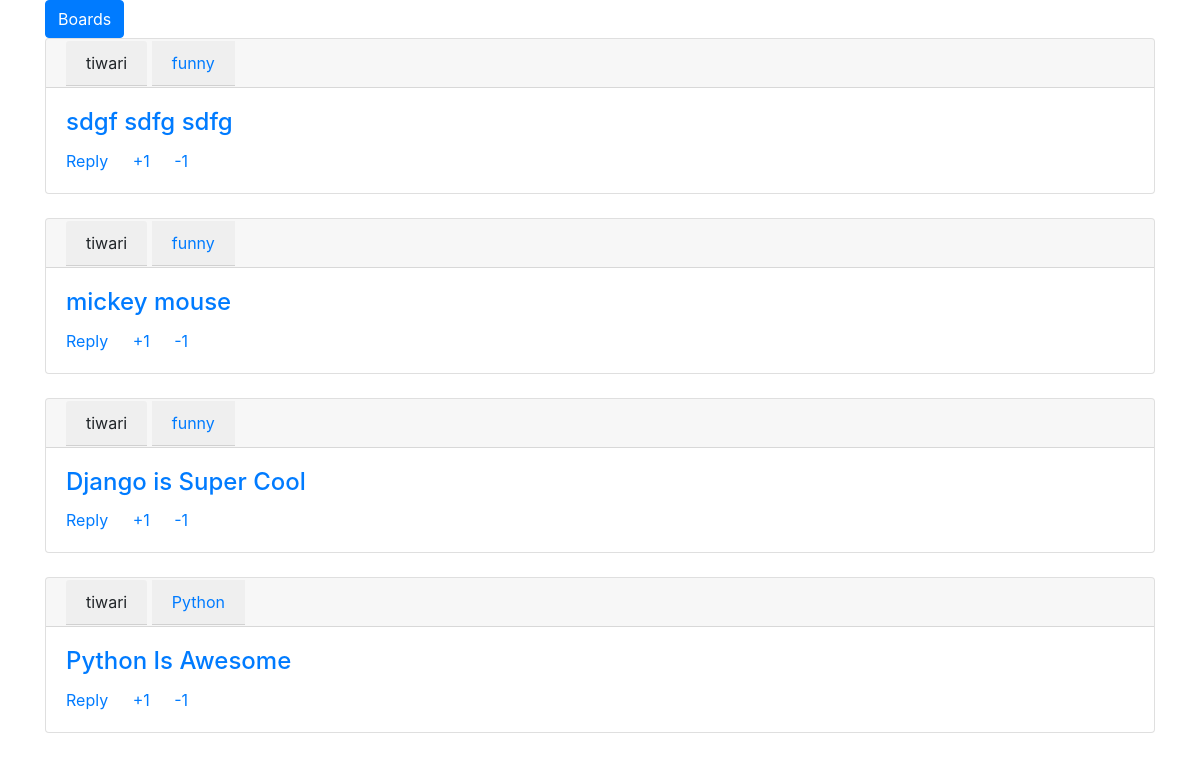
Page /all/ on the committed database.
### boards/models.py (models this page shows, shortened)
class Posts(models.Model):
    board=models.ForeignKey(SubReddits,on_delete=models.CASCADE,related_name='PostBoard')
    text = models.CharField(max_length=200)
    detail = models.TextField()
    created_at = models.DateField(auto_now_add=True)
    author=models.CharField(max_length=200,default='')

class SubReddits(models.Model):
    name=models.CharField(max_length=100)
    description=models.TextField()
    created_at=models.DateField(auto_now_add=True)

### boards/views.py (the view)
# urls.py: path('all/', views.AllPostView,name='allpost'),
def AllPostView(request):
    return render(request,'AllPost.html',{'post':Posts.objects.all()})

### templates/AllPost.html (shortened to what this page needs)
{%extends 'base.html' %}
{% block content %}
    <a href="{%url 'home'%}" class="btn btn-primary">Boards</a>
    {%for i in post%}
        <div class="card">
            <div class="card-header">
                <span class="card-header">{{i.author}}</span>
                <a href="{%url 'board' i.board.id%}" class="card-header">{{i.board.name}}</a>
            </div>
            <div class="card-body">
                <h4 class='card-title'><a href="{%url 'post' i.id%}">{{i.text}}</a></h4>
                <a href="{%url 'post_comment' i.id%}" class="card-link">Reply</a>
                <a href="{%url 'post_vote' i.id '1' 'p' i.board.id%}" class="card-link">+1</a>
                <a href="{%url 'post_vote' i.id '-1' 'p' i.board.id%}" class="card-link">-1</a>
            </div>
        </div>
        <br>
    {%endfor%}
{% endblock %}

### rows in the picture
Posts: author "tiwari", board.name "funny", text "sdgf sdfg sdfg"
Posts: author "tiwari", board.name "funny", text "mickey mouse"
Posts: author "tiwari", board.name "funny", text "Django is Super Cool"
Posts: author "tiwari", board.name "Python", text "Python Is Awesome"
